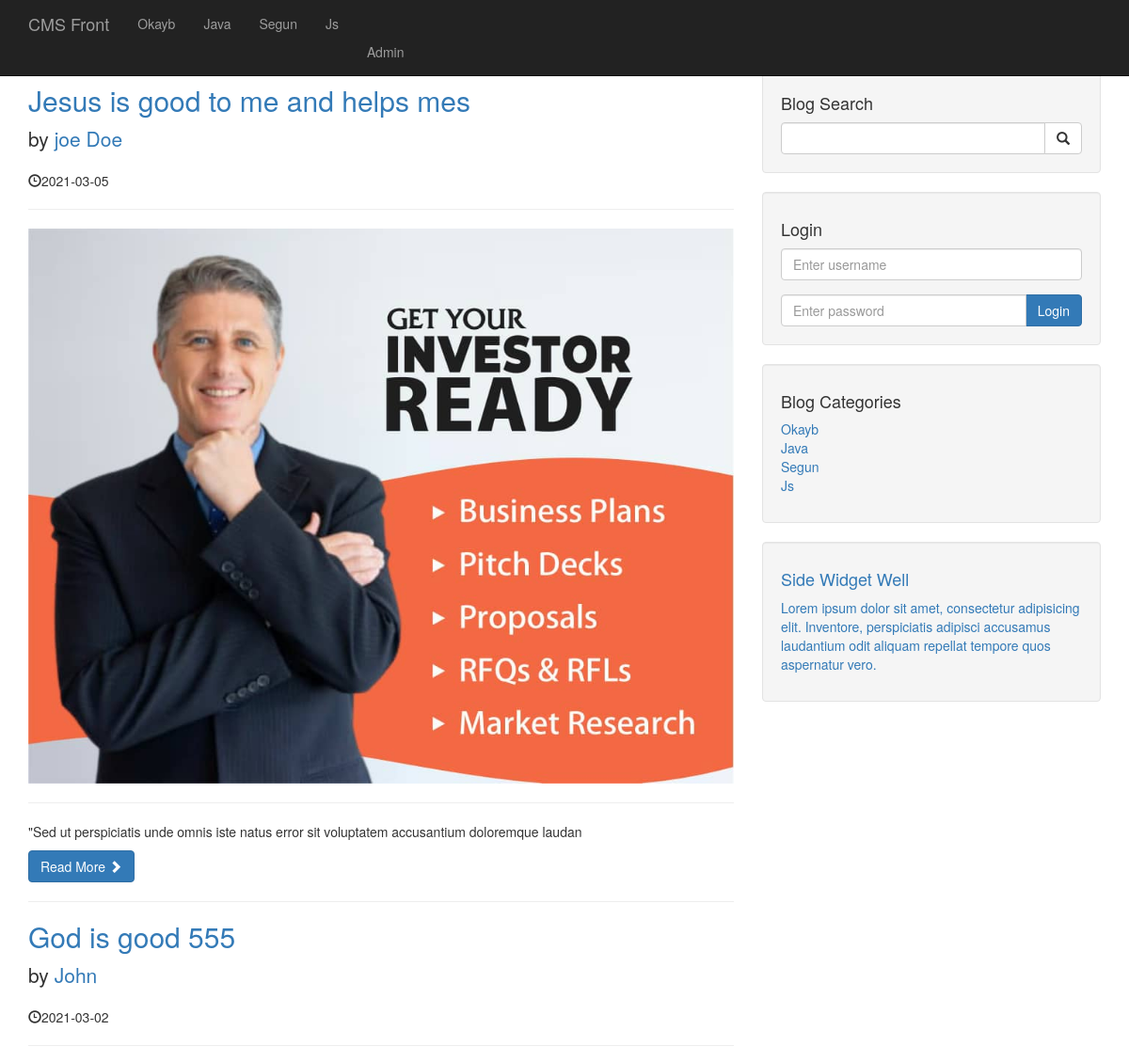
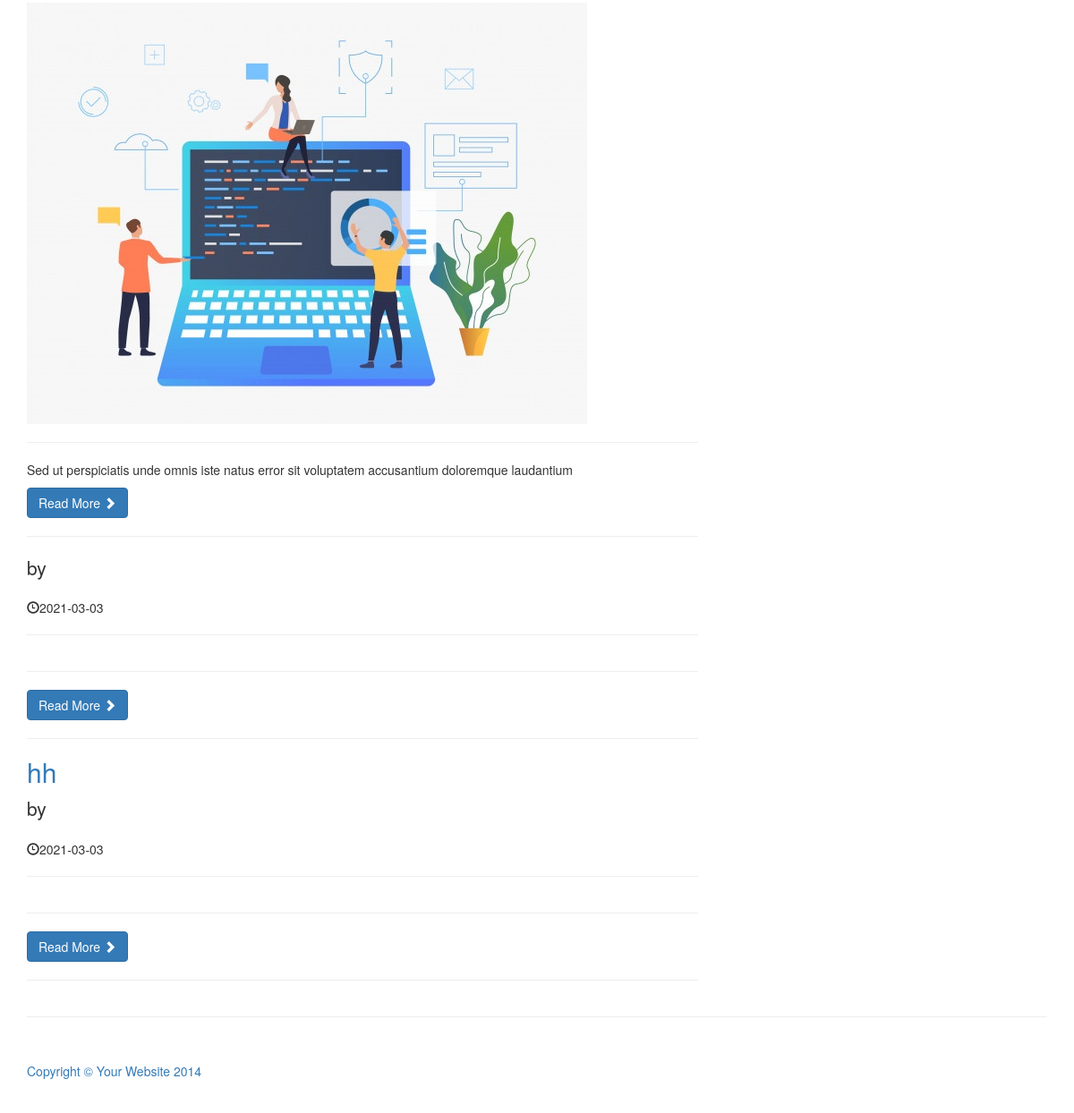
/category.php?category=203, run on the app's committed database (2 pictures, top to bottom).
### tables this page shows
CREATE TABLE `categories` (
  `cat_id` int(3) NOT NULL,
  `cat_title` varchar(255) NOT NULL
);

CREATE TABLE `posts` (
  `post_id` int(3) NOT NULL,
  `post_category_id` int(3) NOT NULL,
  `post_title` varchar(255) NOT NULL,
  `post_author` varchar(255) NOT NULL,
  `post_date` date NOT NULL,
  `post_image` text NOT NULL,
  `post_content` text NOT NULL,
  `post_tags` varchar(255) NOT NULL,
  `post_comment_count` int(11) NOT NULL,
  `post_status` varchar(255) NOT NULL DEFAULT 'draft'
);

### category.php (the view, shortened to what this page needs)
<?php include 'includes/header.php'?>
<?php include 'includes/navbar.php'?>
    <div class="container">
        <div class="row">
            <div class="col-md-8">
<?php
if(isset($_GET['category'])){
   $post_category= $_GET['category'];
}
$query="SELECT * FROM posts WHERE post_category_id=$post_category";
$select_all_category=mysqli_query($connection,$query);
while($row=mysqli_fetch_assoc($select_all_category)){
    $post_title=$row['post_title'];
    $post_id=$row['post_id'];
    $post_author=$row['post_author'];
    $post_date=$row['post_date'];
    $post_image=$row['post_image'];
    $post_content=substr($row['post_content'], 0, 100);
    ?>
                <h2>
                    <a href="post.php?p_id=<?php echo $post_id ?>"><?php echo $post_title?></a>
                </h2>
                <p class="lead">
                    by <a href="post.php?p_id=<?php echo $post_id ?>"><?php echo $post_author?></a>
                </p>
                <p><span class="glyphicon glyphicon-time"></span><?php echo $post_date?></p>
                <hr>
                <a href="post.php?p_id=<?php echo $post_id ?>">
                <img class="img-responsive" src="images/<?php echo $post_image; ?>" alt="">
                </a>
                <hr>
                <p><?php echo $post_content?></p>
                <a class="btn btn-primary" href="#">Read More <span class="glyphicon glyphicon-chevron-right"></span></a>
    <hr>
<?php } ?>
            </div>
<?php include 'includes/sidebar.php'?>
        </div>
    </div>
        <hr>
<?php include 'includes/footer.php'?>

### includes/header.php (shortened to what this page needs)
<!DOCTYPE html>
<html lang="en">
<head>
    <link href="css/bootstrap.min.css" rel="stylesheet">
    <link href="css/blog-home.css" rel="stylesheet">
</head>
<body>

### includes/navbar.php (shortened to what this page needs)
<?php include 'includes/db.php'?>
<nav class="navbar navbar-inverse navbar-fixed-top" role="navigation">
    <div class="container">
        <div class="navbar-header">
            <a class="navbar-brand" href="index.php">CMS Front</a>
        </div>
        <div class="collapse navbar-collapse" id="bs-example-navbar-collapse-1">
            <ul class="nav navbar-nav">
        <?php
        $query="SELECT * FROM categories";
        $select_all_categories=mysqli_query($connection,$query);
        while($row=mysqli_fetch_assoc($select_all_categories)){
           $cat_title= $row['cat_title'];
           $cat_id= $row['cat_id'];
           echo "<li><a href='category.php?category=$cat_id'>{$cat_title}</li>";
        }
        ?>
        <li class="navbar-link">
                    <a href="admin/index.php">Admin</a>
                </li>
            </ul>
        </div>
    </div>
</nav>

### includes/sidebar.php (shortened to what this page needs)
<div class="col-md-4">
<div>
                <div class="well">
                    <h4>Blog Search</h4>
                    <form action="search.php" method="post">
                    <div class="input-group">
                        <input  type="text" name="search" class="form-control">
                        <span class="input-group-btn">
                        <button class="btn btn-default"name="submit" type="submit">
                                <span class="glyphicon glyphicon-search"></span>
                        </button>
                        </span>
                    </div>
                    </form>
                </div>
                <div class="well">
                    <h4>Login</h4>
                    <form action="includes/login.php" method="post">
                    <div class="form-group">
                        <input  type="text" name="username" class="form-control"  placeholder="Enter username">
                    </div>
                    <div class="input-group">
                        <input  type="password" name="password" class="form-control"  placeholder="Enter password">
                        <span class="input-group-btn">
                        <button class="btn btn-primary" name="login" type="submit">Login</button>
                        </span>
                    </div>
                    </form>
                </div>
                <div>
                <div class="well">
                <?php
            $query="SELECT * FROM categories";
            $select_all_categories_sidebar=mysqli_query($connection,$query);
            ?>
                    <h4>Blog Categories</h4>
                    <div class="row">
                        <div class="col-lg-12">
                            <ul class="list-unstyled">
                            <?php
                            while($row=mysqli_fetch_assoc($select_all_categories_sidebar )){
                                $cat_title= $row['cat_title'];
                                $cat_id= $row['cat_id'];
                                echo "<li><a href='category.php?category=$cat_id'>{$cat_title}</li>";
                            }
                             ?>
                            </ul>
                                                   </div>
                    </div>
                </div>
                </div>
                <div class="well">
                    <?php include "widget.php"?>
                </div>
            </div>

### widget.php
<h4>Side Widget Well</h4>
                    <p>Lorem ipsum dolor sit amet, consectetur adipisicing elit. Inventore, perspiciatis adipisci accusamus laudantium odit aliquam repellat tempore quos aspernatur vero.</p>

### includes/footer.php (shortened to what this page needs)
<footer>
    <div class="row">
        <div class="col-lg-12">
            <p>Copyright &copy; Your Website 2014</p>
        </div>
    </div>
</footer>
</body>
</html>

### css/blog-home.css (style rules this page uses)
body { padding-top: 70px; }
footer { margin: 50px 0; }

### data on the page
categories: cat_title "Okayb"
categories: cat_title "Java"
categories: cat_title "Segun"
categories: cat_title "Js"
posts: post_title "Jesus is good to me and helps mes", post_author "joe Doe", post_date "2021-03-05", post_image (picture), post_content "\"Sed ut perspiciatis unde omnis iste natus error sit voluptatem accusantium doloremque laudan"
posts: post_title "God is good 555", post_author "John", post_date "2021-03-02", post_image (picture), post_content "Sed ut perspiciatis unde omnis iste natus error sit voluptatem accusantium doloremque laudantium"
posts: post_date "2021-03-03"
posts: post_title "hh", post_date "2021-03-03"
